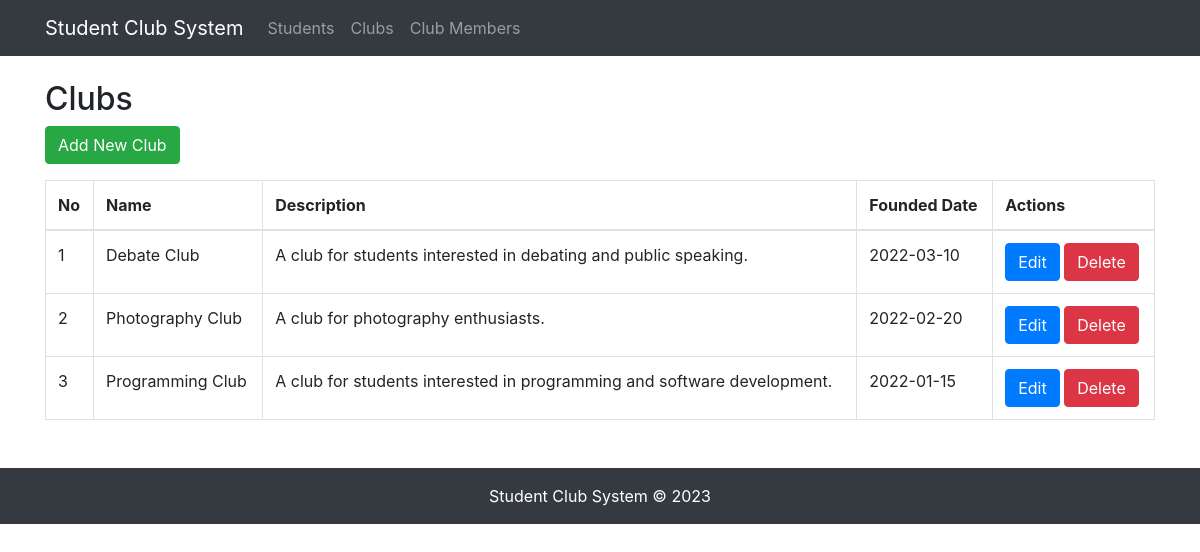
Page /club.php on the committed database.
### tables this page shows
CREATE TABLE IF NOT EXISTS clubs (
    id INT AUTO_INCREMENT PRIMARY KEY,
    name VARCHAR(100) NOT NULL,
    description TEXT,
    founded_date DATE
);

### controllers/Club.controller.php (called while the page is built, shortened)
<?php
include_once("views/Club.view.php");
class ClubController {
    private $model;
    private $view;
    public function __construct() {
        $this->model = new Club();
        $this->view = new ClubView();
    }
    public function index() {
        $clubs = $this->model->getAll();
        $this->view->showAll($clubs);
    }
}
?>

### models/Club.class.php (called while the page is built, shortened)
<?php
class Club {
    private $db;
    public function __construct() {
        $this->db = DB::getInstance();
    }
    public function getAll() {
        $sql = "SELECT * FROM clubs ORDER BY name";
        $result = $this->db->query($sql);
        $clubs = [];
        if ($result->num_rows > 0) {
            while ($row = $result->fetch_assoc()) {
                $clubs[] = $row;
            }
        }
        return $clubs;
    }
}
?>

### conf.php (called while the page is built, shortened)
<?php
spl_autoload_register(function ($class_name) {
    if (strpos($class_name, 'Controller') !== false) {
        $file = 'controllers/' . $class_name . '.php';
    } elseif (strpos($class_name, 'View') !== false) {
        $file = 'views/' . $class_name . '.php';
    } elseif ($class_name == 'Template' || $class_name == 'TemplateProcessor') {
        $file = 'views/' . $class_name . '.class.php';
    } else {
        $file = 'models/' . $class_name . '.class.php';
    }
});
?>

### models/DB.class.php (called while the page is built, shortened)
<?php
class DB {
    private static $instance = null;
    private $conn;
    private function __construct() {
        $host = "localhost";
        $username = "root";
        $password = "";
        $database = "student_club_system";
        $this->conn = new mysqli($host, $username, $password, $database);
    }
    public static function getInstance() {
        if (self::$instance == null) {
            self::$instance = new DB();
        }
        return self::$instance;
    }
    public function query($sql) {
        return $this->conn->query($sql);
    }
}
?>

### views/Club.view.php (the view, shortened to what this page needs)
<?php
class ClubView {
    public function showAll($clubs) {
        $rows = "";
        $no = 1;
        foreach ($clubs as $club) {
            $rows .= "<tr>
                <td>{$no}</td>
                <td>{$club['name']}</td>
                <td>{$club['description']}</td>
                <td>{$club['founded_date']}</td>
                <td>
                    <a href='club.php?action=edit&id={$club['id']}' class='btn btn-primary'>Edit</a>
                    <a href='club.php?action=delete&id={$club['id']}' class='btn btn-danger' onclick='return confirm(\"Are you sure?\")'>Delete</a>
                </td>
            </tr>";
            $no++;
        }
    }
}
?>

### rows in the picture
clubs: name "Debate Club", description "A club for students interested in debating and public speaking.", founded_date "2022-03-10"
clubs: name "Photography Club", description "A club for photography enthusiasts.", founded_date "2022-02-20"
clubs: name "Programming Club", description "A club for students interested in programming and software development.", founded_date "2022-01-15"

### other values in the picture
$layoutTemplate "Student Club System Students Clubs Club Members Clubs Add New Club No Name Description Founded Date Actions Student Club System © 2023"
